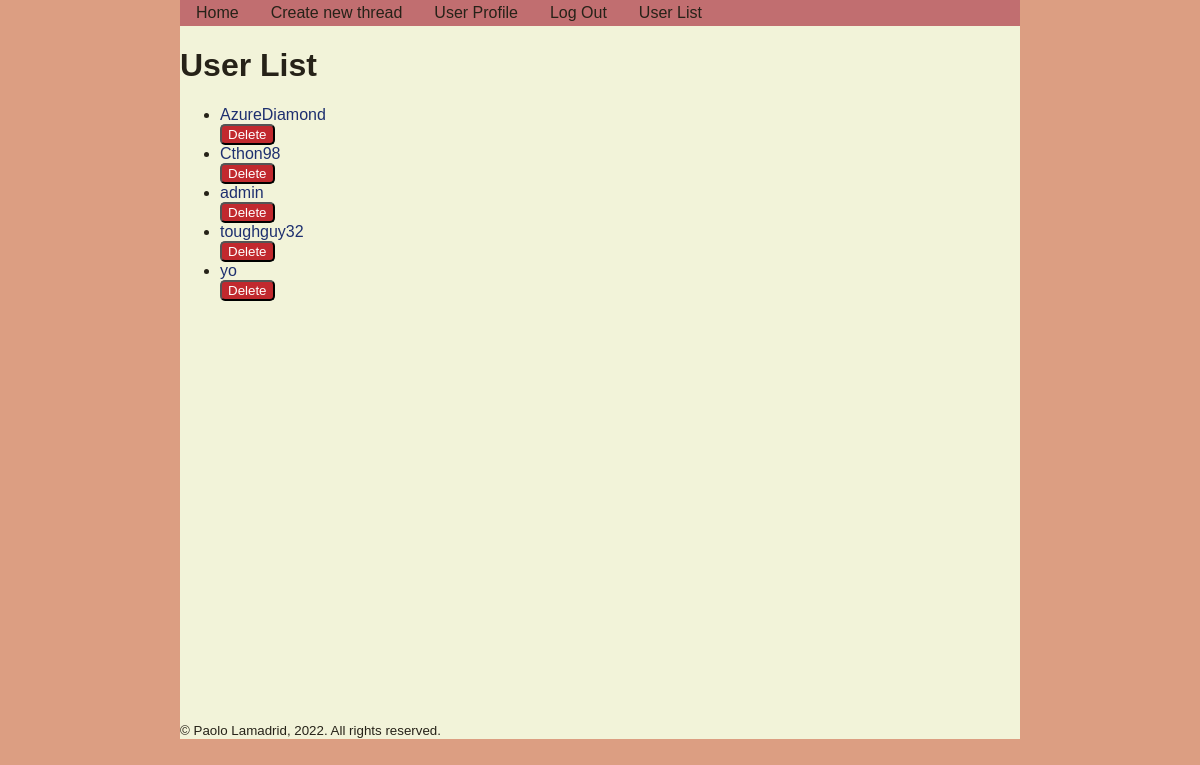
Screenshot of /user_list (signed in) with the database file from the repository.
### tables this page shows
CREATE TABLE users
(
    username TEXT PRIMARY KEY,
    password_hash TEXT NOT NULL,
    is_admin INTEGER FALSE,
    date_created TEXT NOT NULL,
    about TEXT DEFAULT "",
    profile_image TEXT DEFAULT ""
);

### user/views.py (the view)
@user_bp.route("/user_list", methods=["GET", "POST"])
@admin_required
def user_list():
    db = get_db()
    user_list = db.execute("""
        SELECT username from users;
    """).fetchall()
    return render_template("user_list.html", user_list=user_list)

### app.py (called while the page is built)
@app.before_request
def load_logged_in_user():
    g.user = session.get("username", None)
    g.is_admin = session.get("is_admin", False)

### database.py (called while the page is built)
def get_db():
    if "db" not in g:
        g.db = sqlite3.connect(DATABASE,
            detect_types=sqlite3.PARSE_DECLTYPES
        )
        g.db.row_factory = sqlite3.Row
    return g.db

### user/templates/user/user_list.html (shortened to what this page needs)
{% extends 'base.html' %}
{% block main_content %}
<h1>User List</h1>
<ul>
{% for user in user_list %}
    {% set username = user["username"] %}
    <li>
        <a href="{{ url_for('user.user_profile', username=username) }}">{{ username }}</a>
        <form action="{{ url_for('user.delete_user') }}" method="POST" novalidate>
            <input type="submit" value="Delete" class="delete_button" />
        </form>
    </li>
{% endfor %}
</ul>
{% endblock %}

### static/styles.css (style rules this page uses)
:root { font-size: 16px; --bgcolor: #DC9E82; --txtcolor: #262218; --bodycolor: #F2F3D9; --linkcolor: #1D2F6F; --warningcolor: #C1292E; --accentcolor: #C16E70; background-color: var(--bgcolor); }
body { background-color: var(--bodycolor); color: var(--txtcolor); font-family: 'Montserrat', Arial, sans-serif; font-size: 1rem; width: 70%; margin: auto auto; }
a { text-decoration: none; color: var(--linkcolor); }
.delete_button { background-color: var(--warningcolor); color: white; border-radius: 5px; cursor: pointer; }

### rows the page displays
users: username "AzureDiamond"
users: username "Cthon98"
users: username "admin"
users: username "toughguy32"
users: username "yo"
